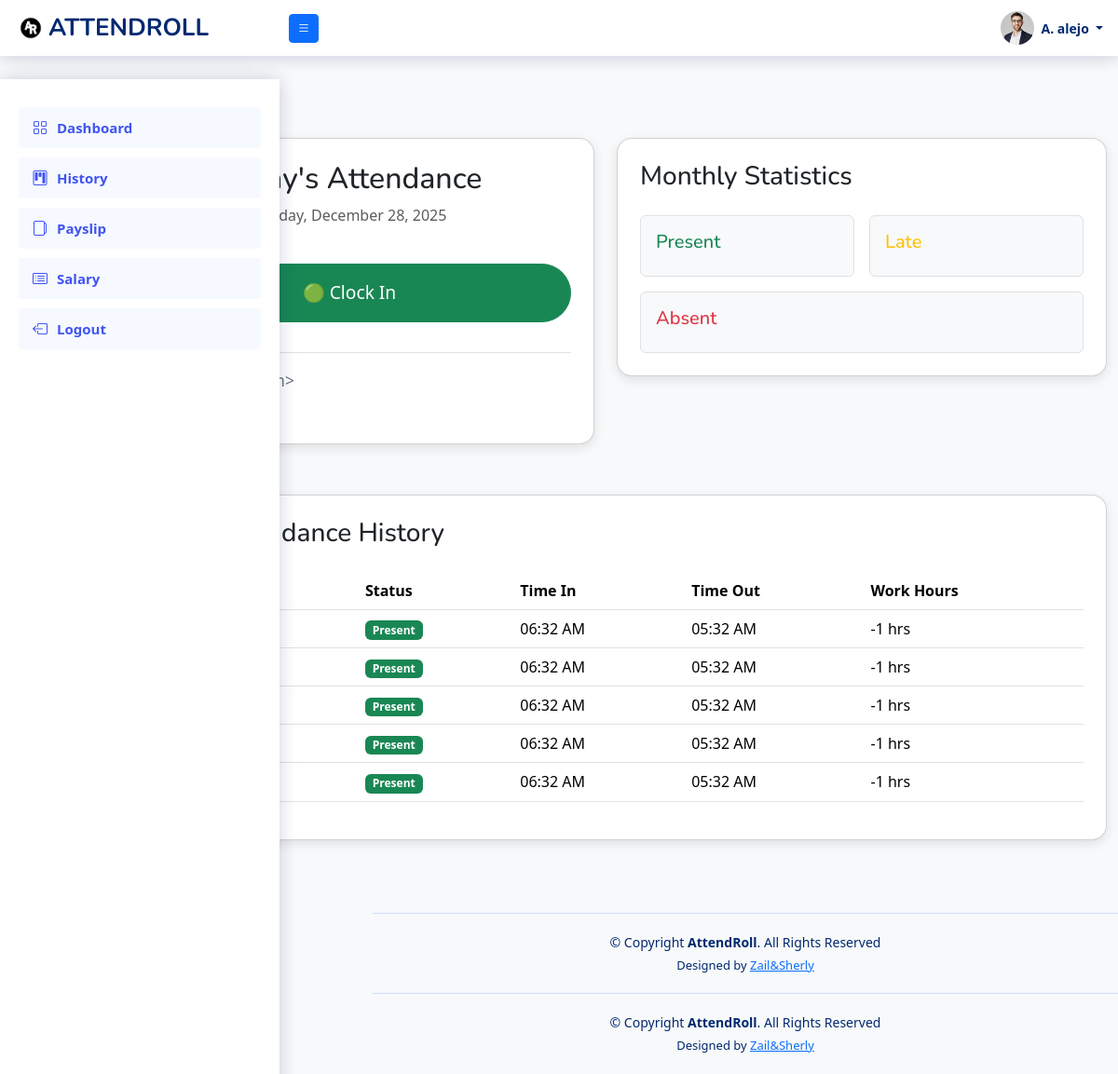
/front_end/users/index.php (signed in), run on the app's committed database.
### tables this page shows
CREATE TABLE `attendance` (
  `attendanceId` int(11) NOT NULL,
  `userId` int(11) NOT NULL,
  `date` date NOT NULL,
  `timeIn` time DEFAULT NULL,
  `timeOut` time DEFAULT NULL,
  `status` enum('Present','Late','Absent') NOT NULL,
  `location` varchar(255) DEFAULT 'Office',
  `reason` text DEFAULT NULL
);

### front_end/users/index.php (called while the page is built)
<?php
include("./includes/header.php");
include("./includes/topbar.php");
include("./includes/sidebar.php");
?>
<?php
include("Dashboard.php");
?>
<?php
include("./includes/footer.php");
?>

### front_end/users/Dashboard.php (the view, shortened to what this page needs)
<?php
include("./includes/sidebar.php");
include("./includes/header.php");
include("./includes/topbar.php");
include("../../dB/config.php");
$userId = $_SESSION['authUser']['userId'];
$today = date('Y-m-d');
$query = "SELECT * FROM attendance WHERE userId = ? AND date = ?";
$stmt = $conn->prepare($query);
$stmt->bind_param("is", $userId, $today);
$stmt->execute();
$result = $stmt->get_result();
$todayAttendance = $result->fetch_assoc();
$historyQuery = "SELECT * FROM attendance
                WHERE userId = ?
                ORDER BY date DESC, timeIn DESC
                LIMIT 5";
$historyStmt = $conn->prepare($historyQuery);
$historyStmt->bind_param("i", $userId);
$historyStmt->execute();
$historyResult = $historyStmt->get_result();
?>
<!DOCTYPE html>
<html lang="en">
<head>
    <link href="https://cdn.jsdelivr.net/npm/bootstrap@5.3.3/dist/css/bootstrap.min.css" rel="stylesheet">
    <link href="https://cdn.jsdelivr.net/npm/sweetalert2@11.7.3/dist/sweetalert2.min.css" rel="stylesheet">
</head>
<body>
    <div class="container py-5">
        <div class="row">
            <div class="col-md-6 mb-4">
                <div class="card p-4">
                    <div class="text-center mb-4">
                        <h2>Today's Attendance</h2>
                        <p class="text-muted"><?php echo date('l, F j, Y'); ?></p>
                    </div>
                    <?php if(!$todayAttendance): ?>
                        <div class="d-grid">
                            <button class="btn btn-success btn-clock rounded-5 mb-3"
                                    onclick="markAttendance('timeIn')">
                                🟢 Clock In
                            </button>
                        </div>
                    <?php endif; ?>
                    <div class="border-top pt-3 mt-3">
                        <p class="mb-1 timestamp">
                            <strong>Time In:</strong>
                            <span id="lastClockIn">
                        </p>
                        <p class="mb-0 timestamp">
                            <strong>Time Out:</strong>
                            <span id="lastClockOut">
                            </span>
                        </p>
                    </div>
                </div>
            </div>
            <div class="col-md-6 mb-4">
                <div class="card p-4">
                    <h3 class="mb-4">Monthly Statistics</h3>
                    <div class="row g-3">
                        <div class="col-6">
                            <div class="p-3 border rounded bg-light">
                                <h5 class="text-success">Present</h5>
                            </div>
                        </div>
                        <div class="col-6">
                            <div class="p-3 border rounded bg-light">
                                <h5 class="text-warning">Late</h5>
                            </div>
                        </div>
                        <div class="col-12">
                            <div class="p-3 border rounded bg-light">
                                <h5 class="text-danger">Absent</h5>
                            </div>
                        </div>
                    </div>
                </div>
            </div>
            <div class="col-12">
                <div class="card p-4">
                    <h3 class="mb-4">Recent Attendance History</h3>
                    <div class="table-responsive">
                        <table class="table table-hover align-middle">
                            <thead>
                                <tr>
                                    <th>Date</th>
                                    <th>Status</th>
                                    <th>Time In</th>
                                    <th>Time Out</th>
                                    <th>Work Hours</th>
                                </tr>
                            </thead>
                            <tbody>
                                <?php while($row = $historyResult->fetch_assoc()): ?>
                                <tr>
                                    <td><?php echo date('M d, Y', strtotime($row['date'])); ?></td>
                                    <td>
                                        <span class="badge bg-<?php
                                            echo $row['status'] == 'Present' ? 'success' :
                                                ($row['status'] == 'Late' ? 'warning' : 'danger');
                                        ?>">
                                            <?php echo $row['status']; ?>
                                        </span>
                                    </td>
                                    <td><?php echo $row['timeIn'] ? date('h:i A', strtotime($row['timeIn'])) : '-'; ?></td>
                                    <td><?php echo $row['timeOut'] ? date('h:i A', strtotime($row['timeOut'])) : '-'; ?></td>
                                    <td>
                                        <?php
                                        if($row['timeIn'] && $row['timeOut']) {
                                            $hours = round((strtotime($row['timeOut']) - strtotime($row['timeIn'])) / 3600, 1);
                                            echo $hours . ' hrs';
                                        } else {
                                            echo '-';
                                        }
                                        ?>
                                    </td>
                                </tr>
                                <?php endwhile; ?>
                            </tbody>
                        </table>
                    </div>
                </div>
            </div>
        </div>
    </div>
</body>
</html>
<?php include("./includes/footer.php"); ?>

### front_end/users/includes/header.php (shortened to what this page needs)
<!DOCTYPE html>
<html lang="en">
<head>
  <link href="../../assets/vendor/bootstrap/css/bootstrap.min.css" rel="stylesheet">
  <link href="../../assets/vendor/bootstrap-icons/bootstrap-icons.css" rel="stylesheet">
  <link href="../../assets/vendor/boxicons/css/boxicons.min.css" rel="stylesheet">
  <link href="../../assets/vendor/quill/quill.snow.css" rel="stylesheet">
  <link href="../../assets/vendor/quill/quill.bubble.css" rel="stylesheet">
  <link href="../../assets/vendor/remixicon/remixicon.css" rel="stylesheet">
  <link href="../../assets/vendor/simple-datatables/style.css" rel="stylesheet">
  <link href="../../assets/css/style.css" rel="stylesheet">
</head>
<body>

### front_end/users/includes/topbar.php (shortened to what this page needs)
<header id="header" class="header fixed-top d-flex align-items-center">
  <?php
  $firstName = $_SESSION['authUser']['firstName'] ?? '';
  $lastName = $_SESSION['authUser']['lastName'] ?? '';
  ?>
  <div class="d-flex align-items-center justify-content-between">
    <b href="index.html" class="logo d-flex align-items-center">
      <img src="../../assets/img/ATTEND ROLL.png" alt="">
      <span class="d-none d-lg-block">ATTENDROLL</span>
    </b>
    <div class="sidebar-header">
      <button id="toggle-sidebar-btn" class="btn btn-sm btn-primary">
        <i class="bi bi-list"></i>
      </button>
    </div>
  </div>
  <nav class="header-nav ms-auto">
    <ul class="d-flex align-items-center">
      <li class="nav-item dropdown pe-3">
        <a class="nav-link nav-profile d-flex align-items-center pe-0" href="#" data-bs-toggle="dropdown">
          <img src="../../assets/img/profile-img.jpg" alt="Profile" class="rounded-circle">
          <span class="d-none d-md-block dropdown-toggle ps-2">
            <?php
              if (!empty($firstName) && !empty($lastName)) {
                echo substr($firstName, 0, 1) . '. ' . $lastName;
              } else {
                echo 'User';
              }
            ?>
          </span>
        </a>
      </li>
    </ul>
  </nav>
</header>

### front_end/users/includes/sidebar.php (shortened to what this page needs)
<link rel="stylesheet" href="../../assets/css/sidebaruser.css">
<aside id="sidebar" class="sidebar">
  <ul class="sidebar-nav" id="sidebar-nav">
    <li class="nav-item">
      <a class="nav-link" href="Dashboard.php">
        <i class="bi bi-grid"></i>
        <span>Dashboard</span>
      </a>
    </li>
    <li class="nav-item">
      <a class="nav-link" href="History.php">
        <i class="bi bi-kanban"></i>
        <span>History</span>
      </a>
    </li>
    <li class="nav-item">
      <a class="nav-link" href="Payslip.php">
        <i class="bi bi-files-alt"></i>
        <span>Payslip</span>
      </a>
    </li>
    <li class="nav-item">
      <a class="nav-link" href="SalaryDetails.php">
        <i class="bi bi-card-list"></i>
        <span>Salary</span>
      </a>
    </li>
    <li class="nav-item">
      <a class="nav-link" href="../../view/admin/controller/logout.php">
        <i class="bi bi-box-arrow-left"></i>
        <span>Logout</span>
      </a>
    </li>
  </ul>
</aside>

### front_end/users/includes/footer.php (shortened to what this page needs)
  <footer id="footer" class="footer">
    <div class="copyright">
      &copy; Copyright <strong><span>AttendRoll</span></strong>. All Rights Reserved
    </div>
    <div class="credits">
      Designed by <a href="https://bootstrapmade.com/">Zail&Sherly</a></a>
    </div>
  </footer>
</body>
</html>

### assets/css/style.css (style rules this page uses)
:root { scroll-behavior: smooth; }
body { font-family: "Open Sans", sans-serif; background: #f6f9ff; color: #444444; }
a { color: #4154f1; text-decoration: none; }
h1, h2, h3, h4, h5, h6 { font-family: "Nunito", sans-serif; }
.card { margin-bottom: 30px; border: none; border-radius: 5px; box-shadow: 0px 0 30px rgba(1, 41, 112, 0.1); }
.logo { line-height: 1; }
@media (min-width: 1200px) { .logo { width: 280px; } }
.logo img { max-height: 26px; margin-right: 6px; }
.logo span { font-size: 26px; font-weight: 700; color: #012970; font-family: "Nunito", sans-serif; }
.header { transition: all 0.5s; z-index: 997; height: 60px; box-shadow: 0px 2px 20px rgba(1, 41, 112, 0.1); background-color: #fff; padding-left: 20px; }
.header-nav ul { list-style: none; }
.header-nav>ul { margin: 0; padding: 0; }
.header-nav .nav-profile { color: #012970; }
.header-nav .nav-profile img { max-height: 36px; }
.header-nav .nav-profile span { font-size: 14px; font-weight: 600; }
.sidebar { position: fixed; top: 60px; left: 0; bottom: 0; width: 300px; z-index: 996; transition: all 0.3s; padding: 20px; overflow-y: auto; scrollbar-width: thin; scrollbar-color: #aab7cf transparent; box-shadow: 0px 0px 20px rgba(1, 41, 112, 0.1); background-color: #fff; }
@media (min-width: 1200px) { #main, #footer { margin-left: 300px; } }
.sidebar-nav { padding: 0; margin: 0; list-style: none; }
.sidebar-nav li { padding: 0; margin: 0; list-style: none; }
.sidebar-nav .nav-item { margin-bottom: 5px; }
.sidebar-nav .nav-link { display: flex; align-items: center; font-size: 15px; font-weight: 600; color: #4154f1; transition: 0.3; background: #f6f9ff; padding: 10px 15px; border-radius: 4px; }
.sidebar-nav .nav-link i { font-size: 16px; margin-right: 10px; color: #4154f1; }
.footer { padding: 20px 0; font-size: 14px; transition: all 0.3s; border-top: 1px solid #cddfff; }
.footer .copyright { text-align: center; color: #012970; }
.footer .credits { padding-top: 5px; text-align: center; font-size: 13px; color: #012970; }

### assets/css/sidebaruser.css (style rules this page uses)
.sidebar { margin-top: 25px; position: fixed; top: 0; left: 0; height: 100%; width: 250px; background-color: white; transition: all 0.3s ease; z-index: 1000; overflow-y: auto; box-shadow: 2px 0 5px rgba(0, 0, 0, 0.1); }
.sidebar-header { display: flex; justify-content: flex-end; padding: 10px; }
.sidebar-nav { list-style: none; padding: 0; margin: 0; }
.sidebar-nav .nav-item { margin: 10px 0; }
.sidebar-nav .nav-link { display: flex; align-items: center; padding: 10px 15px; color: #333; text-decoration: none; transition: background-color 0.3s ease; }
.sidebar-nav .nav-link i { margin-right: 10px; }

### front_end/users/Dashboard.php (style rules this page uses)
body { margin-left: 100px; margin-top: 100px; background-color: #f8f9fa; }
.card { border-radius: 1rem; box-shadow: 0 4px 12px rgba(0, 0, 0, 0.1); }
.btn-clock { width: 100%; padding: 1rem; font-size: 1.2rem; }
.timestamp { font-size: 1.1rem; color: #6c757d; }

### data on the page
attendance: status "Present", timeIn "06:32 AM", timeOut "05:32 AM", hours "-1"
attendance: status "Present", timeIn "06:32 AM", timeOut "05:32 AM", hours "-1"
attendance: status "Present", timeIn "06:32 AM", timeOut "05:32 AM", hours "-1"
attendance: status "Present", timeIn "06:32 AM", timeOut "05:32 AM", hours "-1"
attendance: status "Present", timeIn "06:32 AM", timeOut "05:32 AM", hours "-1"

### other printed values
substr($firstName, 0, 1) "A"
$lastName "alejo"
